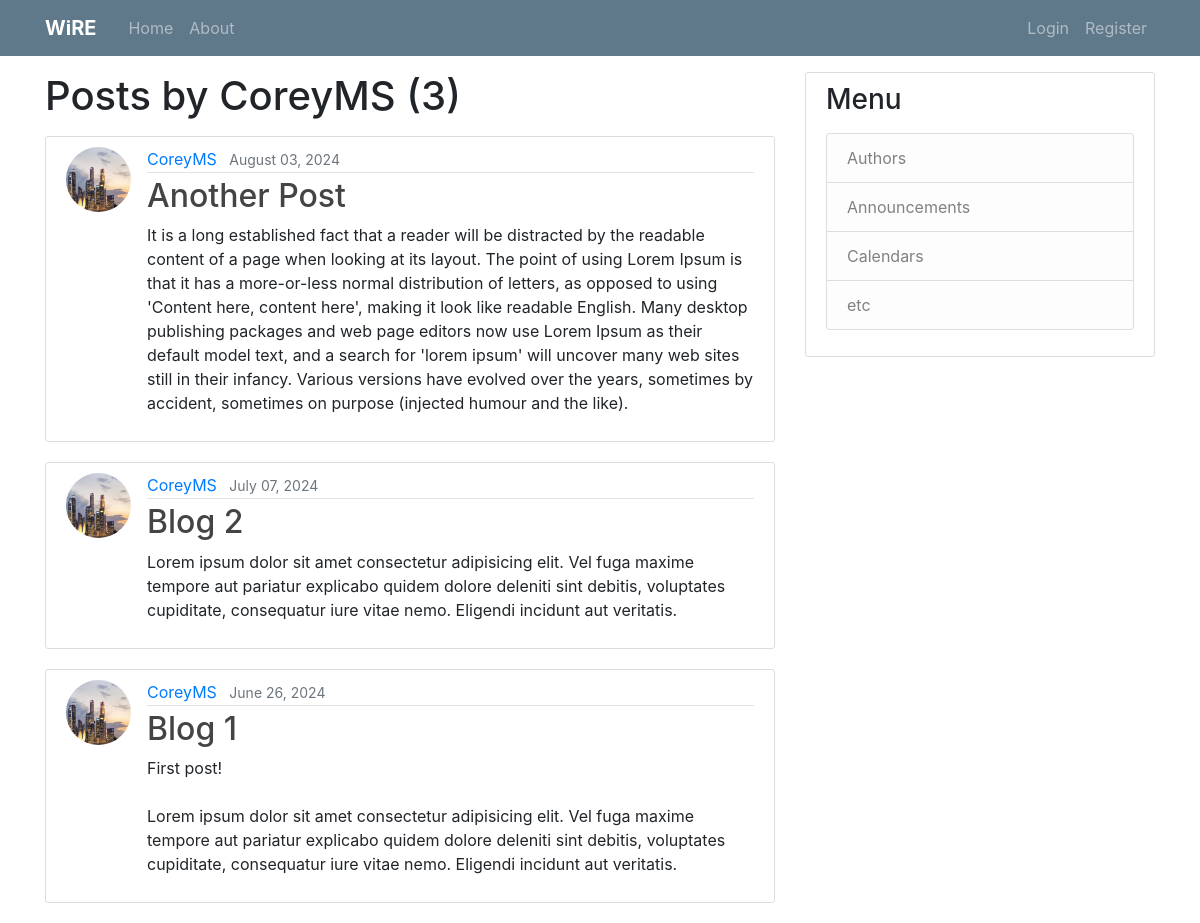
Page /user/CoreyMS/ on the committed database.
### wireium/models.py (models this page shows, shortened)
class post(models.Model):
    title = models.CharField(max_length=100)
    content = models.TextField()
    date_posted = models.DateTimeField(default=timezone.now)
    author = models.ForeignKey(User, on_delete=models.CASCADE)

### user/models.py (models this page shows, shortened)
class Profile(models.Model):
    user = models.OneToOneField(User, on_delete=models.CASCADE)
    image = models.ImageField(default="default.jpg", upload_to="profile_pics")

### wireium/views.py (the view)
# urls.py: path("user/<str:username>/", UserPostListView.as_view(), name="user-post"),
class UserPostListView(ListView):
    model = post
    template_name = "wireium/user_post.html"  # <app> /<model>_<viewtype>.html
    context_object_name = "posting"
    paginate_by = 5
    def get_queryset(self):
        user = get_object_or_404(User, username=self.kwargs.get("username"))
        return post.objects.filter(author=user).order_by("-date_posted")

### wireium/templates/wireium/user_post.html (shortened to what this page needs)
{% extends "wireium/base_2.html" %}
{% block content %}
<br><br><br>
    <h1 class="mb-3"> Posts by {{ view.kwargs.username }} ({{ page_obj.paginator.count }})</h1>
    {% for post in posting %}
      <article class="media content-section">
        <img class="rounded-circle article-img" src="{{ post.author.profile.image.url }}">
        <div class="media-body">
          <div class="article-metadata">
              <a class="mr-2" href="{% url 'user-post' post.author.username %}">{{ post.author }}</a>
            <small class="text-muted">{{ post.date_posted|date:"F d, Y" }}</small>
          </div>
          <h2><a class="article-title" href="{% url 'post-detail' post.id %}">{{ post.title }}</a></h2>
          <p class="article-content">{{ post.content }}</p>
        </div>
      </article>
    {% endfor %}
{% endblock content %}

### wireium/templates/wireium/base_2.html (shortened to what this page needs)
{% load static %}
<!DOCTYPE html>
<html lang="en">
<head>
    <link rel="stylesheet" type="text/css" href="{% static 'wireium/main_2.css' %}">
    <link href="https://cdn.jsdelivr.net/npm/bootstrap@5.3.3/dist/css/bootstrap.min.css" rel="stylesheet"
>
    <link rel="stylesheet" href="https://cdn.jsdelivr.net/npm/bootstrap@4.6.2/dist/css/bootstrap.min.css"
>
</head>
<body>
    <header class="site-header">
        <nav class="navbar navbar-expand-md navbar-dark bg-steel fixed-top">
            <div class="container">
                <a class="navbar-brand mr-4" href="{% url 'wireium-home' %}"><b>WiRE</b></a>
                <div class="collapse navbar-collapse" id="navbarToggle">
                    <div class="navbar-nav mr-auto">
                        <a class="nav-item nav-link" href="{% url 'wireium-home' %}">Home</a>
                        <a class="nav-item nav-link" href="{% url 'wireium-about' %}">About</a>
                    </div>
                    <div class="navbar-nav">
                        {% if request.user.is_authenticated %}
                            <a class="nav-item nav-link" href="{% url 'post-create' %}" style="display: flex; justify-content: space between;">New Post</a>
                            <a class="nav-item nav-link" href="{% url 'profile' %}" style="display: flex; justify-content: space between;">Profile</a>
                            <form method="post" action="{% url 'logout' %}" style="display: flex; justify-content: space between;">
                                {% csrf_token %}
                                <button class="nav-item nav-link btn btn-link p-0 m-0" type="submit">Logout</button>
                            </form>
                        {% else %}
                            <a class="nav-item nav-link" href="{% url 'login' %}">Login</a>
                            <a class="nav-item nav-link" href="{% url 'register' %}">Register</a>
                        {% endif %}
                    </div>
                </div>
            </div>
        </nav>
    </header>
    <main role="main" class="container">
        <div class="row">
            <div class="col-md-8">
                {% block content %}{% endblock %}
            </div>
            <div class="col-md-4">
                <br><br><br>
                <div class="content-section">
                    <h3>Menu</h3>
                    <p class='text-muted'>
                    <ul class="list-group">
                        <li class="list-group-item list-group-item-light">Authors</li>
                        <li class="list-group-item list-group-item-light">Announcements</li>
                        <li class="list-group-item list-group-item-light">Calendars</li>
                        <li class="list-group-item list-group-item-light">etc</li>
                    </ul>
                    </p>
                </div>
            </div>
        </div>
    </main>
</body>
</html>

### wireium/static/wireium/main_2.css (style rules this page uses)
body { background: #fafafa; color: #333333; margin-top: 5rem; }
h1, h2, h3, h4, h5, h6 { color: #444444; }
ul { margin: 0; }
.bg-steel { background-color: #5f788a; }
.site-header .navbar-nav .nav-link { color: #cbd5db; }
.content-section { background: #ffffff; padding: 10px 20px; border: 1px solid #dddddd; border-radius: 3px; margin-bottom: 20px; }
.article-title { color: #444444; }
.article-content { white-space: pre-line; }
.article-img { height: 65px; width: 65px; margin-right: 16px; }
.article-metadata { padding-bottom: 1px; margin-bottom: 4px; border-bottom: 1px solid #e3e3e3 }

### rows in the picture
post: author.profile.image (picture), author "CoreyMS", date_posted "August 03, 2024", title "Another Post", content "It is a long established fact that a reader will be distracted by the readable content of a page when looking at its layout. The point of using Lorem Ipsum is that it has a more-or-less normal distribution of letters, as opposed to using 'Content here, content here', making it look like readable English. Many desktop publishing packages and web page editors now use Lorem Ipsum as their default model text, and a search for 'lorem ipsum' will uncover many web sites still in their infancy. Various versions have evolved over the years, sometimes by accident, sometimes on purpose (injected humour and the like)."
post: author.profile.image (picture), author "CoreyMS", date_posted "July 07, 2024", title "Blog 2", content "Lorem ipsum dolor sit amet consectetur adipisicing elit. Vel fuga maxime tempore aut pariatur explicabo quidem dolore deleniti sint debitis, voluptates cupiditate, consequatur iure vitae nemo. Eligendi incidunt aut veritatis."
post: author.profile.image (picture), author "CoreyMS", date_posted "June 26, 2024", title "Blog 1", content "First post! Lorem ipsum dolor sit amet consectetur adipisicing elit. Vel fuga maxime tempore aut pariatur explicabo quidem dolore deleniti sint debitis, voluptates cupiditate, consequatur iure vitae nemo. Eligendi incidunt aut veritatis."

### other values in the picture
{{ view.kwargs.username }} "CoreyMS"
{{ page_obj.paginator.count }} "3"
